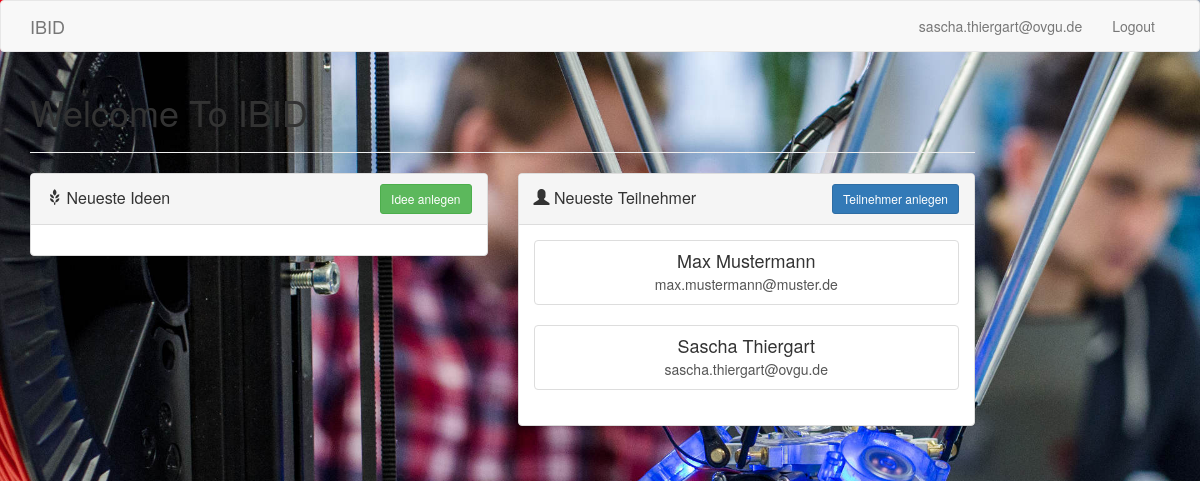
The page / (signed in) on the database its author committed.
### ManageUsers/models.py (models this page shows, shortened)
class UserProfile(models.Model):
	user = models.OneToOneField(User)
	company = models.CharField(max_length=256,blank=True)
	website = models.URLField(blank=True)
	phone_number = models.CharField(max_length=15,validators=[RegexValidator(regex=r'^\+?1?\d{9,15}$', message="Phone number must be entered in the format: '+999999999'. Up to 15 digits allowed."),], blank=True) # validators should be a list
	street = models.CharField(max_length=256, blank=True, null=True)
	house_number = models.IntegerField(blank=True, null=True)
	zip_code = models.IntegerField(blank=True, null=True)
	city = models.CharField(max_length=256, blank=True, null=True)
	user_type = models.ForeignKey(UserType, blank=True, null=True)
	date_joined = models.DateField(default=timezone.now)
	"""
	Description: Felder, um die Eignung des Gründers zu erkennen
	"""
	PERSONALITY_CHOICES = (
		('1','Ja'),
		('0','Nein'),
	)
	skills = models.TextField(blank=True, null=True, default=None)
	education = models.TextField(null=True, blank=True, default=None)
	role = models.ForeignKey(UserRole, blank=True, null=True, default=None)
	seeks_opportunity = models.CharField(max_length=1,choices=PERSONALITY_CHOICES, blank=True, null=True, default=None)
	delayed_gratifikation = models.CharField(max_length=1,choices=PERSONALITY_CHOICES, blank=True, null=True, default=None)
	target_oriented = models.CharField(max_length=1,choices=PERSONALITY_CHOICES, blank=True, null=True, default=None)
	flexible_thinker = models.CharField(max_length=1,choices=PERSONALITY_CHOICES, blank=True, null=True, default=None)
	social_stable = models.CharField(max_length=1,choices=PERSONALITY_CHOICES, blank=True, null=True, default=None)
	curious = models.CharField(max_length=1,choices=PERSONALITY_CHOICES, blank=True, null=True, default=None)
	responsible = models.CharField(max_length=1,choices=PERSONALITY_CHOICES, blank=True, null=True, default=None)
	risk_taking = models.CharField(max_length=1,choices=PERSONALITY_CHOICES, blank=True, null=True, default=None)
	determined = models.CharField(max_length=1,choices=PERSONALITY_CHOICES, blank=True, null=True, default=None)
	stamina = models.CharField(max_length=1,choices=PERSONALITY_CHOICES, blank=True, null=True, default=None)
	class Meta:
		permissions = (
			('view', 'View UserProfile'),
			('edit', 'Edit UserProfile'),
		)

### Home/views.py (the view)
# urls.py: url(r'^$', views.index, name='index'),
def index(request):
	ideas=Idea.objects.all().order_by('-id')[:10]
	profiles=UserProfile.objects.all().order_by('-id')[:10]
	return render(request, 'Home/index.html',{'ideas':ideas,'profiles':profiles})

### Home/templates/Home/index.html (shortened to what this page needs)
{% extends 'base.html' %}
{% load staticfiles %}
{% block body_middle_block-1 %}
	<h1>Welcome To IBID</h1><hr>
<div class="row">
	<div class=" col-sm-6 col-md-6 col-lg-6" align="center">
		<div class="panel panel-default">
		    <div class="panel-heading clearfix" >
		      <h3 class="panel-title pull-left" style="padding-top: 5px;"><span class="glyphicon glyphicon-grain" aria-hidden="true"></span>  Neueste Ideen</h3>
		      <div class="btn-group pull-right">
		          <a href="{% url 'ManageIdea:post_idea' %}" class="btn btn-success btn-sm" aria-haspopup="true"> Idee anlegen</a>
		      </div>
		    </div>
		    <div class="panel-body">
		    </div>
		</div>
	</div>
	<div class="col-sm-6 col-md-6 col-lg-6" align="center">
		<div class="panel panel-default">
		    <div class="panel-heading clearfix" >
		      <h3 class="panel-title pull-left" style="padding-top: 5px;"><span class="glyphicon glyphicon-user" aria-hidden="true"></span>  Neueste Teilnehmer</h3>
		      <div class="btn-group pull-right">
		          <a href="{% url 'ManageUsers:register' %}" class="btn btn-primary btn-sm">Teilnehmer anlegen
		          </a>
		      </div>
		    </div>
		    <div class="panel-body">
		    	{% for profile in profiles %}
			        <div class="list-group">
			          <a href="{% url 'ManageUsers:userprofile' profile.user.id %}" class="list-group-item ">
			            <h4 class="list-group-item-heading">{{ profile.user.first_name }} {{ profile.user.last_name }}</h4>
			            <p class="list-group-item-text">{{ profile.user.username }}</p>
			          </a>
			        </div>
			      {% endfor %}
		    </div>
		</div>
	</div>
</div>
{% endblock %}

### Home/templates/base.html (shortened to what this page needs)
<!DOCTYPE HTML PUBLIC "-//W3C//DTD HTML 4.01//EN">
{% load staticfiles %}
<html lang="en">
<head>
{% load bootstrap3 %}
{% bootstrap_css %}
<link rel="stylesheet" href="{% static 'css/style.css' %}">
</head>
<body>
<div id="page-wrap">
  <nav class="navbar navbar-default" role="navigation">
    <div class="container" id="navfluid">
      <div class="row">
        <div class="col-md-10 col-lg-12">
          <div class="navbar-header">
            <a class="navbar-brand" href="{% url 'Home:index' %}">IBID</a>
          </div>
          <div class="collapse navbar-collapse" id="navigationbar">
            <ul class="nav navbar-nav navbar-right">
                {% if user.is_authenticated %}
                <li><a href="{% url 'ManageUsers:userprofile' user.id %}"> {{ user.get_username }} </a></li>
                <li><a href="{% url 'ManageUsers:logout' %}"> Logout </a></li>
                {% else %}
                <li><a href="{% url 'ManageUsers:register' %}"> Register </a></li>
                <li><a href="{% url 'ManageUsers:login' %}"> Login </a></li>
                {% endif %}
            </ul>
          </div>
        </div>
      </div>
    </div>
  </nav>
</div>
  <div class="container">
    <div class="row">
      <div class="col-md-10">{% block body_middle_block-1 %}{% endblock %}</div>
      <div class="col-md-2">{% block body_right_block-1 %}{% endblock %}</div>
    </div>
    <div class="row">
      <div class="col-md-4">{% block body_left_block-2 %}{% endblock %}</div>
      <div class="col-md-4">{% block body_middle_block-2 %}{% endblock %}</div>
      <div class="col-md-4">{% block body_right_block-2 %}{% endblock %}</div>
    </div>
    <div class="row">
      <div class="col-md-1">{% block body_left_block-3 %}{% endblock %}</div>
      <div class="col-md-10">{% block body_middle_block-3 %}{% endblock %}</div>
      <div class="col-md-1">{% block body_right_block-3 %}{% endblock %}</div>
    </div>
    <div class="row">
      <div class="col-md-3">{% block body_left_block-4 %}{% endblock %}</div>
      <div class="col-md-4">{% block body_middle_left_block-4 %}{% endblock %}</div>
      <div class="col-md-4">{% block body_middle_right_block-4 %}{% endblock %}</div>
      <div class="col-md-1">{% block body_right_block-4 %}{% endblock %}</div>
    </div>
    <div class="row">
      <div class="col-md-3">{% block body_left_block-5 %}{% endblock %}</div>
      <div class="col-md-6">{% block body_middle_block-5 %}{% endblock %}</div>
      <div class="col-md-3">{% block body_right_block-5 %}{% endblock %}</div>
    </div>
    <div class="row">
      <div class="col-md-9">{% block body_middle_block-6 %}{% endblock %}</div>
      <div class="col-md-3">{% block body_right_block-6 %}{% endblock %}</div>
    </div>
    <div class="row">
      <div class="col-md-2">{% block body_middle_block-7 %}{% endblock %}</div>
      <div class="col-md-9">{% block body_right_block-7 %}{% endblock %}</div>
      <div class="col-md-1"></div>
    </div>
    <div class="row">
      <div class="col-md-4">{% block body_left_block-8 %}{% endblock %}</div>
      <div class="col-md-4">{% block body_middle_block-8 %}{% endblock %}</div>
      <div class="col-md-4">{% block body_right_block-8 %}{% endblock %}</div>
    </div>
    <div class="row">
      <div class="col-md-1"></div>
      <div class="col-md-4">{% block body_left_block-9 %}{% endblock %}</div>
      <div class="col-md-2"></div>
      <div class="col-md-4">{% block body_right_block-9 %}{% endblock %}</div>
      <div class="col-md-1"></div>
    </div>
  </div>
</body>
</html>

### Home/static/css/style.css (style rules this page uses)
#page-wrap { background: white; opacity: 1; }

### rows shown on the page
UserProfile: user.first_name "Max", user.last_name "Mustermann", user.username "max.mustermann@muster.de"
UserProfile: user.first_name "Sascha", user.last_name "Thiergart", user.username "sascha.thiergart@ovgu.de"

### other values the page prints
{{ user.get_username }} "sascha.thiergart@ovgu.de"
